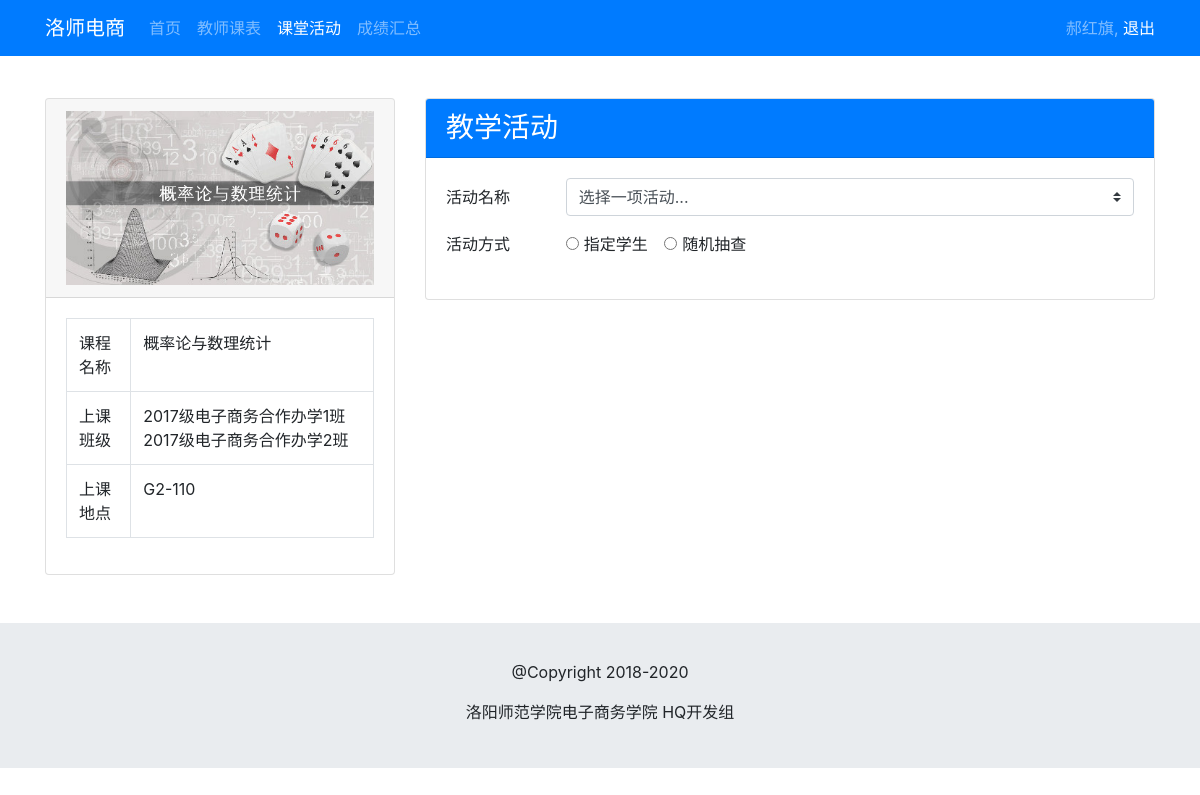
Before: /classactive/ (signed in) with the older database file.
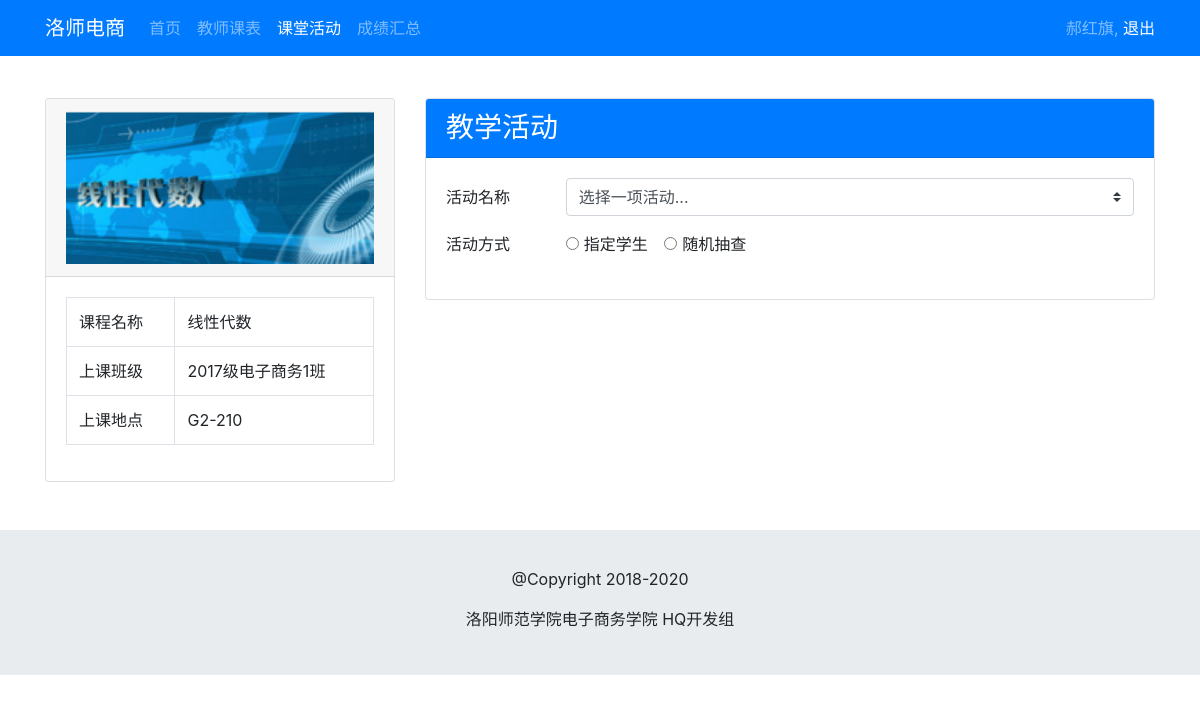
After: the same page with the newer database file.
### teacher/models.py (models this page shows, shortened)
class Schedule(models.Model):
    teacher = models.ForeignKey(settings.AUTH_USER_MODEL,
                                on_delete=models.CASCADE,
                                verbose_name='任课教师',
                                null=True, blank=True)
    banji = models.ForeignKey(Banji, on_delete=models.CASCADE, verbose_name='班级', null=True, blank=True)
    course = models.ForeignKey(Course, on_delete=models.CASCADE, null=True, blank=True)
    room_name = models.CharField(max_length=100, verbose_name="教室名")
    week = models.CharField(max_length=10, verbose_name="星期几")
    order = models.CharField(max_length=5, verbose_name="第几节")
    class Meta:
        index_together = ['week', 'order']

class Course(models.Model):
    name = models.CharField(max_length=100, verbose_name='课程名')
    image = models.ImageField(upload_to='courses/%Y/%m', verbose_name='课程封面图')

class Banji(models.Model):
    name = models.CharField(max_length=100, verbose_name='班级名')
    created = models.DateTimeField(auto_now_add=True)

### teacher/views.py (the view, shortened to what this page needs)
# urls.py: path('classactive/', views.ClassActive.as_view(), name='active'),
class ClassActive(LoginRequiredMixin, View):
    def get(self, request):
        courses = Schedule.objects.filter(teacher=request.user)
        ones = courses.filter(order='一')
        twos = courses.filter(order='二')
        threes = courses.filter(order='三')
        fours = courses.filter(order='四')
        fives = courses.filter(order='五')
        sixes = courses.filter(order='六')
        weekday = time.strftime("%w")
        weekdict = {'0': '星期日',
                    '1': '星期一',
                    '2': '星期二',
                    '3': '星期三',
                    '4': '星期四',
                    '5': '星期五',
                    '6': '星期六'
                    }
        today = weekdict[weekday]
        today_courses = courses.filter(week=today)
        today_courses = self.modify_day_courses(today_courses)
        before_course = None
        current = time.strftime('%H')
        if int(current) < 10:
            before_course = today_courses[0]
        elif int(current) < 12:
            part_courses = today_courses[0:2]
            before_course = self.first_no_none(part_courses)
        elif int(current) < 15:
            part_courses = today_courses[0:3]
            before_course = self.first_no_none(part_courses)
        elif int(current) < 17:
            part_courses = today_courses[0:4]
            before_course = self.first_no_none(part_courses)
        elif int(current) < 19:
            part_courses = today_courses[0:5]
            before_course = self.first_no_none(part_courses)
        elif int(current) < 24:
            part_courses = today_courses[:]
            before_course = self.first_no_none(part_courses)
        for cc in today_courses:
            if cc != None:
                first_course = cc
                break
        if before_course == None:
            before_course = first_course
        students = Student.objects.filter(banji=before_course.banji)[:]
        new_students=[s for s in students]
        students = random.sample(new_students, 3)
        return render(request, 'teacher/classactive.html', {'before_course': before_course,
                                                            'students': students})
    def first_no_none(self, l):
        t = l[::-1]
        for x in t:
            if x:
                break
        return x
    def modify_day_courses(self, ones):
        all_day = [None, None, None, None, None, None]
        for c in ones:
            if c.order == '一':
                all_day[0] = c
            elif c.order == '二':
                all_day[1] = c
            elif c.order == '三':
                all_day[2] = c
            elif c.order == '四':
                all_day[3] = c
            elif c.order == '五':
                all_day[4] = c
            else:
                all_day[5] = c
        return all_day

### teacher/templates/teacher/classactive.html (shortened to what this page needs)
{% extends "base-4.1.1.html" %}
{% load static %}
{% block custom_css %}
    <link rel="stylesheet" href="{% static 'css/main.css' %}">
{% endblock %}
{% block content %}
    <nav class="navbar navbar-expand-sm navbar-dark bg-primary fixed-top">
        <div class="container">
            <a class="navbar-brand" href="#">洛师电商</a>
            <div class="collapse navbar-collapse" id="Navbar">
                <ul class="navbar-nav mr-auto">
                    <li class="nav-item ">
                        <a class="nav-link" href="{% url 'teacher:index' %}">
                            首页
                        </a>
                    </li>
                    <li class="nav-item ">
                        <a class="nav-link" href="{% url 'teacher:coursetable' %}">
                            教师课表
                        </a>
                    </li>
                    <li class="nav-item active">
                        <a class="nav-link" href="{% url 'teacher:active' %}">
                            课堂活动
                        </a>
                    </li>
                    <li class="nav-item ">
                        <a class="nav-link" href="{% url 'teacher:summary' %}">
                            成绩汇总
                        </a>
                    </li>
                </ul>
                <span class="navbar-text">
                    {% if request.user.is_authenticated %}
                        {{ request.user.username }},
                        <a data-toggle="modal" data-target="#loginModal">
                            退出
                        </a>
                    {% else %}
                    <a href="{% url 'teacher:login' %}">
                        登录
                    </a>
                    {% endif %}
                </span>
            </div>
        </div>
    </nav>
    <div class="container">
        <div class="row mt-5 mb-5">
            <div class="col-12 col-sm-4">
                <div class="card">
                    {% if not before_course %}
                        <div class="card-header">
                            <img src="{% static 'img/hi.jpg' %}" width="100%">
                        </div>
                        <div class="card-body">
                            <table class="table table-bordered">
                                <tr>
                                    <td>课程名称</td>
                                    <td>休息中...</td>
                                </tr>
                                <tr>
                                    <td>上课班级</td>
                                    <td>休息中...</td>
                                </tr>
                                <tr>
                                    <td>上课地点</td>
                                    <td>休息中...</td>
                                </tr>
                            </table>
                        </div>
                    {% else %}
                        <div class="card-header">
                            <img src="{{ before_course.course.image.url }}" width="100%">
                        </div>
                        <div class="card-body">
                            <table class="table table-bordered">
                                <tr>
                                    <td>课程名称</td>
                                    <td>{{ before_course.course.name }}</td>
                                </tr>
                                <tr>
                                    <td>上课班级</td>
                                    <td>{{ before_course.banji.name }}</td>
                                </tr>
                                <tr>
                                    <td>上课地点</td>
                                    <td>{{ before_course.room_name }}</td>
                                </tr>
                            </table>
                        </div>
                    {% endif %}
                </div>
            </div>
            <div class="col-12 col-sm-8">
                <div class="card">
                    <h3 class="card-header bg-primary text-white">教学活动</h3>
                    <div class="card-body">
                        <form id="activeform">
                            <div class="form-group row">
                                <label for="colFormLabelSm"
                                       class="col-sm-2 col-form-label">活动名称</label>
                                <div class="col-sm-10">
                                    <select class="custom-select" id="colFormLabelSm" name="act_name">
                                        <option value="0" selected>选择一项活动...</option>
                                    </select>
                                </div>
                            </div>
                            <div class="form-group row">
                                <legend class="col-form-label col-sm-2 pt-0">活动方式</legend>
                                <div class="col-sm-10">
                                    <div class="form-check form-check-inline">
                                        <input class="form-check-input" type="radio" name="inlineRadioOptions"
                                               id="inlineRadio1" value="option1" unchecked>
                                        <label class="form-check-label" for="inlineRadio1">指定学生</label>
                                    </div>
                                    <div class="form-check form-check-inline">
                                        <input class="form-check-input" type="radio" name="inlineRadioOptions"
                                               id="inlineRadio2" value="option2" unchecked>
                                        <label class="form-check-label" for="inlineRadio2">随机抽查</label>
                                    </div>
                                </div>
                            </div>
                        </form>
                    </div>
                </div>
            </div>
        </div>
    </div>
    <footer class="footer">
        <div class="container">
            <div class="row">
                <div class="col-12 text-center p-2" >
                    <p >@Copyright 2018-2020</p>
                    <p >洛阳师范学院电子商务学院 HQ开发组</p>
                </div>
            </div>
        </div>
    </footer>
{% endblock %}

### teacher/templates/base-4.1.1.html (shortened to what this page needs)
<!DOCTYPE html>
{% load static %}
<html lang="en">
  <head>
    <link rel="stylesheet" href="{% static 'bootstrap/dist/css/bootstrap.min.css' %}">
    <link rel="stylesheet" href="{% static 'font-awesome/css/font-awesome.min.css' %}">
    <link rel="stylesheet" href="{% static 'bootstrap-social-gh-pages/bootstrap-social.css' %}">
    {% block custom_css %}{% endblock %}
  </head>
  <body>
    {% block content %}
    {% endblock %}
  </body>
</html>

### teacher/static/css/main.css (style rules this page uses)
body { padding:50px 0px 0px 0px; z-index:0; }
.footer { background-color: #e9ecef; margin: 0px auto; padding: 29px 0px 20px 0px; }

Changed rows visible on the page:
removed Schedule: course.image (picture), course.name "概率论与数理统计", banji.name "2017级电子商务合作办学1班 2017级电子商务合作办学2班", room_name "G2-110"
added Schedule: course.image (picture), course.name "线性代数", banji.name "2017级电子商务1班", room_name "G2-210"
